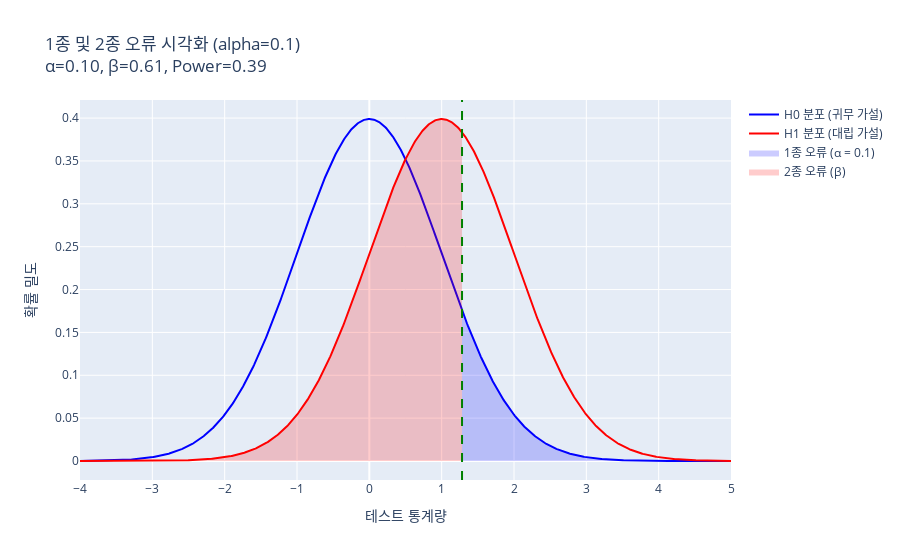

Notebook code for this chart:
### Markdown cell above
4.  1종 오류와 2종 오류 시각화 예제에서, 유의수준(`alpha_level`)을 0.1로 높이면 1종 오류 영역과 2종 오류 영역, 그리고 검정력은 어떻게 변할지 예상해보고, 코드를 수정하여 `plot_error_types(alpha_level=0.1)`를 실행하여 확인해보세요.

### Code cell
# 연습 문제 4번 풀이 공간
fig_q4 = plot_error_types(mu_alt=1, sigma=1, alpha_level=0.1, title_suffix="(alpha=0.1)")
fig_q4.show()

### Figure 1 — Plotly figure (JSON) as saved in the notebook; plotly's stock layout.template omitted (floating-point values rounded to 4 significant figures; data arrays with more than 128 entries replaced by an {"elided": "..."} marker saying what was removed)
{"data": [{"line": {"color": "blue"}, "mode": "lines", "name": "H0 분포 (귀무 가설)", "type": "scatter", "x": {"elided": "1000 float values"}, "y": {"elided": "1000 float values"}}, {"line": {"color": "red"}, "mode": "lines", "name": "H1 분포 (대립 가설)", "type": "scatter", "x": {"elided": "1000 float values"}, "y": {"elided": "1000 float values"}}, {"fill": "toself", "fillcolor": "rgba(0,0,255,0.2)", "line": {"color": "rgba(255,255,255,0)"}, "name": "1종 오류 (α = 0.1)", "type": "scatter", "x": {"elided": "400 float values"}, "y": {"elided": "400 float values"}}, {"fill": "toself", "fillcolor": "rgba(255,0,0,0.2)", "line": {"color": "rgba(255,255,255,0)"}, "name": "2종 오류 (β)", "type": "scatter", "x": {"elided": "400 float values"}, "y": {"elided": "400 float values"}}], "layout": {"shapes": [{"line": {"color": "green", "dash": "dash", "width": 2}, "name": "임계값", "type": "line", "x0": 1.282, "x1": 1.282, "xref": "x", "y0": 0, "y1": 1, "yref": "y domain"}], "title": {"text": "1종 및 2종 오류 시각화 (alpha=0.1)<br>α=0.10, β=0.61, Power=0.39"}, "xaxis": {"title": {"text": "테스트 통계량"}}, "yaxis": {"title": {"text": "확률 밀도"}}}}
